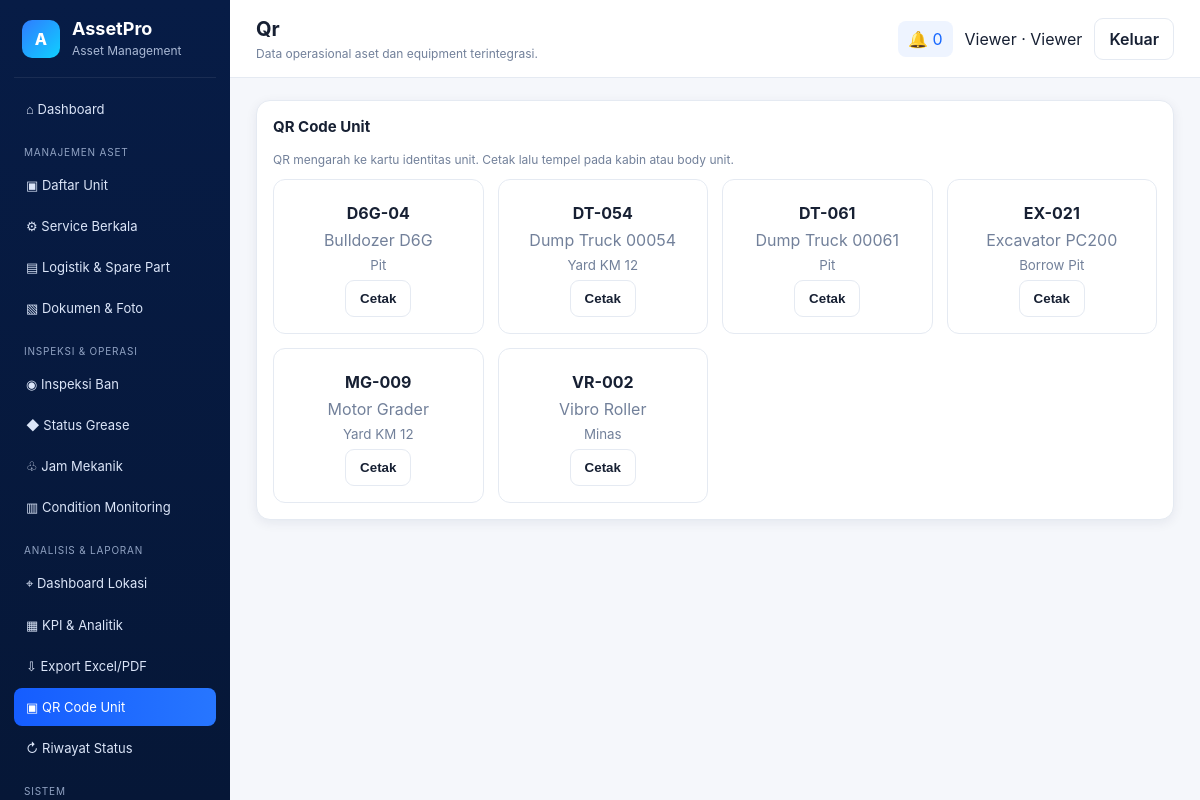
The page /dashboard.php?page=qr (signed in) on the database its author committed.
### tables this page shows
CREATE TABLE units(id INT AUTO_INCREMENT PRIMARY KEY,unit_code VARCHAR(40) UNIQUE NOT NULL,unit_name VARCHAR(120) NOT NULL,category VARCHAR(80) NOT NULL,brand VARCHAR(80),model VARCHAR(80),serial_number VARCHAR(100),location VARCHAR(120),meter_type ENUM('HM','KM') DEFAULT 'HM',current_meter DECIMAL(12,2) DEFAULT 0,operational_status ENUM('Ready for Use','Breakdown','Downtime','Maintenance') DEFAULT 'Ready for Use',created_at TIMESTAMP DEFAULT CURRENT_TIMESTAMP,updated_at TIMESTAMP DEFAULT CURRENT_TIMESTAMP ON UPDATE CURRENT_TIMESTAMP);

### app/helpers.php (called while the page is built, shortened)
<?php
function e(?string $value): string { return htmlspecialchars($value ?? '', ENT_QUOTES, 'UTF-8'); }

### pages/qr.php (the view, shortened to what this page needs)
<?php $units=$pdo->query('SELECT id,unit_code,unit_name,location,qr_token FROM units ORDER BY unit_code')->fetchAll(); ?>
<div class="card panel"><h3>QR Code Unit</h3><p class="muted">QR mengarah ke kartu identitas unit. Cetak lalu tempel pada kabin atau body unit.</p><div class="qr-grid"><?php foreach($units as $u):?><div class="qr-card"><div id="qr-<?=$u['id']?>"></div><strong><?=e($u['unit_code'])?></strong><span><?=e($u['unit_name'])?></span><small><?=e($u['location'])?></small><button class="btn" onclick="window.print()">Cetak</button></div><?php endforeach;?></div></div>

### assets/css/app.css (style rules this page uses)
:root { --navy:#071c46;--blue:#1667ff;--green:#20b26b;--orange:#ff9b21;--red:#ef4444;--purple:#6d5dfc;--text:#172033;--muted:#72809a;--line:#e5eaf2;--bg:#f5f7fb;--card:#fff;--shadow:0 3px 12px rgba(20,35,70,.07);--radius:14px }
* { box-sizing:border-box }
body { margin:0;font-family:Inter,Segoe UI,Arial,sans-serif;background:var(--bg);color:var(--text) }
.card { background:var(--card);border:1px solid var(--line);border-radius:var(--radius);box-shadow:var(--shadow) }
.panel { padding:16px;overflow:auto }
.panel h3 { margin:0 0 16px;font-size:15px }
.btn { border:1px solid var(--line);background:#fff;color:var(--text);border-radius:9px;padding:10px 14px;cursor:pointer;font-weight:600 }
.muted { color:var(--muted);font-size:12px }
.qr-grid { display:grid;grid-template-columns:repeat(4,minmax(0,1fr));gap:14px }
.qr-card { border:1px solid var(--line);border-radius:12px;padding:16px;display:flex;flex-direction:column;align-items:center;gap:7px;text-align:center }
.qr-card span,.qr-card small { color:var(--muted) }

### rows shown on the page
units: unit_code "D6G-04", unit_name "Bulldozer D6G", location "Pit"
units: unit_code "DT-054", unit_name "Dump Truck 00054", location "Yard KM 12"
units: unit_code "DT-061", unit_name "Dump Truck 00061", location "Pit"
units: unit_code "EX-021", unit_name "Excavator PC200", location "Borrow Pit"
units: unit_code "MG-009", unit_name "Motor Grader", location "Yard KM 12"
units: unit_code "VR-002", unit_name "Vibro Roller", location "Minas"

### other values the page prints
str_replace('-',' ',$page==='home'?'Dashboard Asset Manager':$page) "Qr"
$unread "0"
current_user()['name'] "Viewer"
role_label(current_role()) "Viewer"
